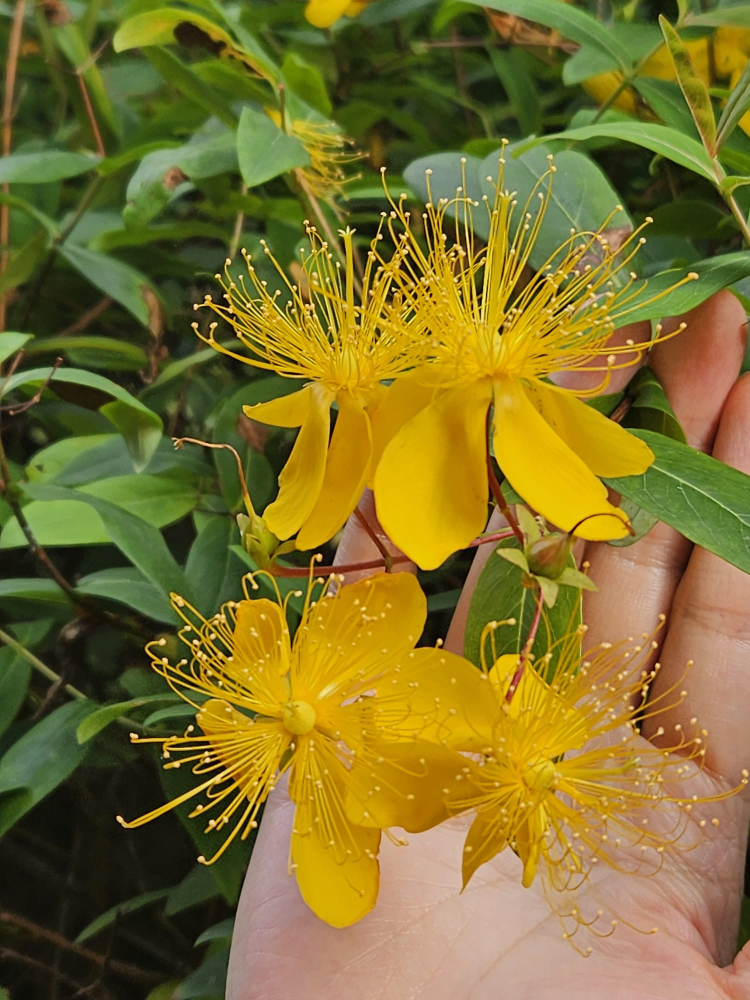
#> input picture CH11/HLS/test.jpg, 1500 x 2000 px (shown at 1/2 size)
$ jupyter execute --allow-errors zu3_image_filter.ipynb
#> lines starting #> are read from the running program, lines starting #| are printed output that depends on the picture
# HLS Image Filter on AUP-ZU3 (Zynq UltraScale+ ZU3EG)

Load a JPEG, push it through a Sobel / grayscale accelerator built with Vitis HLS
running in the programmable logic, and display the result inline.

**Before running:** put `image_filter.bit` and `image_filter.hwh` in the same
directory as this notebook, plus a JPEG named `test.jpg`.

### A note on the Mali GPU

The ZU3EG *does* contain an ARM Mali-400 MP2 in the processing system, but it
plays no part in this flow, and it can't:

- **HLS targets the PL, not the PS.** Vitis HLS compiles C/C++ into RTL for the
  FPGA fabric. The Mali is a hardened block in the processor subsystem - there is
  no path from HLS to it.
- **Mali-400 has no compute API.** It supports OpenGL ES 1.1/2.0 and OpenVG 1.1
  only. No OpenCL, no compute shaders, so no general-purpose image processing.
- **Jupyter renders in your browser.** Anything the notebook displays is encoded
  on the board, sent over the network, and drawn by the client machine. The
  board's GPU and DisplayPort output are not in that path.

If you specifically need the Mali, that's a separate project: OpenGL ES rendering
to a DRM/KMS framebuffer on the PS DisplayPort, with a monitor attached. See the
README for what that involves.

## 1. Load the overlay

[cell 1]
import time
import numpy as np
from PIL import Image
import matplotlib.pyplot as plt
from pynq import Overlay, allocate

#> (the rest of this cell did not finish here and is left out)

The register map tells you the exact names HLS generated. The 64-bit pointer
arguments are split into two 32-bit registers each — `src_1`/`src_2` and
`dst_1`/`dst_2`. If your names differ, adjust `run_filter` below to match.

Note the scalar arguments are `img_width`/`img_height`, not `width`/`height`.
That is deliberate. PYNQ builds this register map by creating a property per
register field on its `Register` class, and `Register.__init__` assigns
`self.width` — so a field named `width` shadows it with a property and the
next attribute read recurses forever:

```
RecursionError: maximum recursion depth exceeded
```

...raised by this very cell, before the accelerator is ever started. The
reserved field names are `address`, `width`, `debug` and `access`.

## 2. Load the JPEG

Decoding happens on the A53 cores via Pillow. Converting to RGBA gives 4 bytes per pixel, which matches the accelerator's packed 32-bit word.

[cell 2]
img = Image.open("test.jpg").convert("RGBA")

# Optional: cap the width at MAX_WIDTH from the HLS build.
MAX_WIDTH = 1920
if img.width > MAX_WIDTH:
    scale = MAX_WIDTH / img.width
    img = img.resize((MAX_WIDTH, int(img.height * scale)), Image.LANCZOS)

W, H = img.size
#> W = 1500; H = 2000
print(f"{W} x {H}  ({W*H/1e6:.2f} Mpixel)")
#| 1500 x 2000  (3.00 Mpixel)
plt.figure(figsize=(8, 8 * H / W))
plt.imshow(img); plt.axis("off"); plt.title("input"); plt.show()

## 3. Allocate contiguous buffers

`allocate()` returns physically-contiguous DMA-capable memory and exposes its physical address, which is what the accelerator's AXI master needs.

#> (a cell that did not finish here is left out)

## 4. Drive the accelerator

[cell 4]
MODE_GRAY, MODE_SOBEL, MODE_INVERT = 0, 1, 2

def run_filter(mode, wait=True):
    rm = filt.register_map
    sp, dp = src_buf.physical_address, dst_buf.physical_address

    rm.src_1 = sp & 0xFFFFFFFF
    rm.src_2 = (sp >> 32) & 0xFFFFFFFF
    rm.dst_1 = dp & 0xFFFFFFFF
    rm.dst_2 = (dp >> 32) & 0xFFFFFFFF
    rm.img_width  = W
    rm.img_height = H
    rm.mode       = mode

    rm.CTRL.AP_START = 1                 # kick off
    if wait:
        while rm.CTRL.AP_DONE == 0:      # poll ap_done
            pass
        dst_buf.invalidate()             # drop stale cache lines before reading
    return dst_buf

t0 = time.perf_counter()
#> (the rest of this cell did not finish here and is left out)

## 5. Display the result

#> (a cell that did not finish here is left out)

## 6. All three modes

[cell 6]
modes = [(MODE_GRAY, "grayscale"), (MODE_SOBEL, "sobel"), (MODE_INVERT, "inverted")]

fig, ax = plt.subplots(1, 3, figsize=(16, 5.5 * H / W))
#> (the rest of this cell did not finish here and is left out)

## 7. Check against a NumPy reference

Sanity check plus a rough sense of the speedup over software on the A53.

[cell 7]
def numpy_sobel(rgba):
    r = rgba[:, :, 0].astype(np.int32)
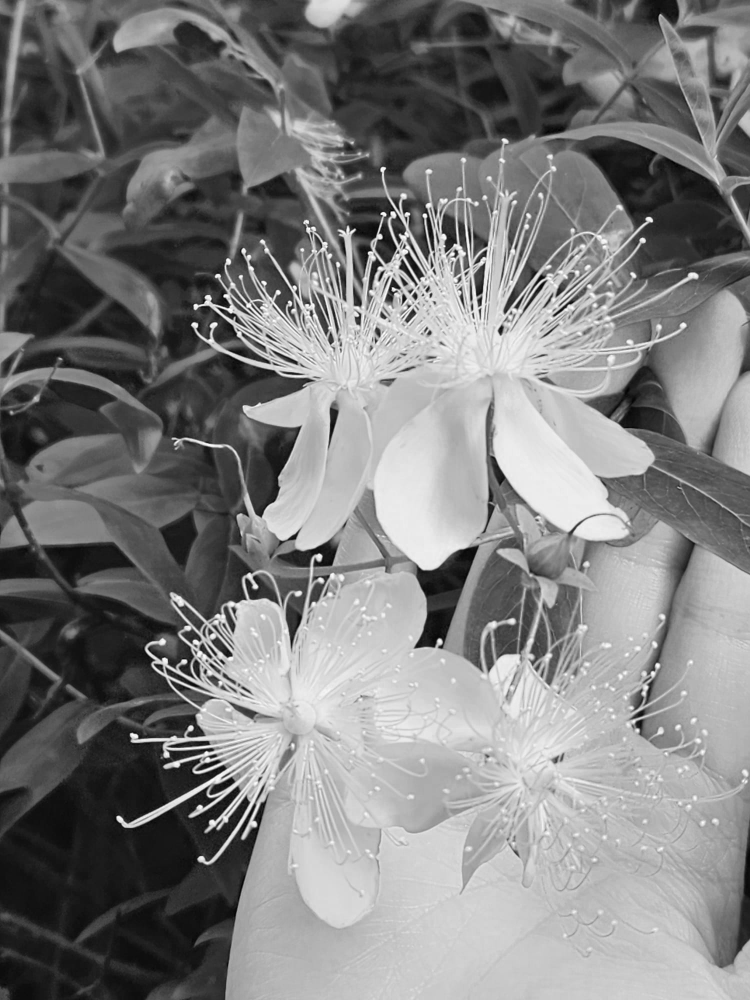
#> r: shape (2000, 1500) int32 (shown at 1/2 size); min 0, max 255, mean 125.8
    g = rgba[:, :, 1].astype(np.int32)
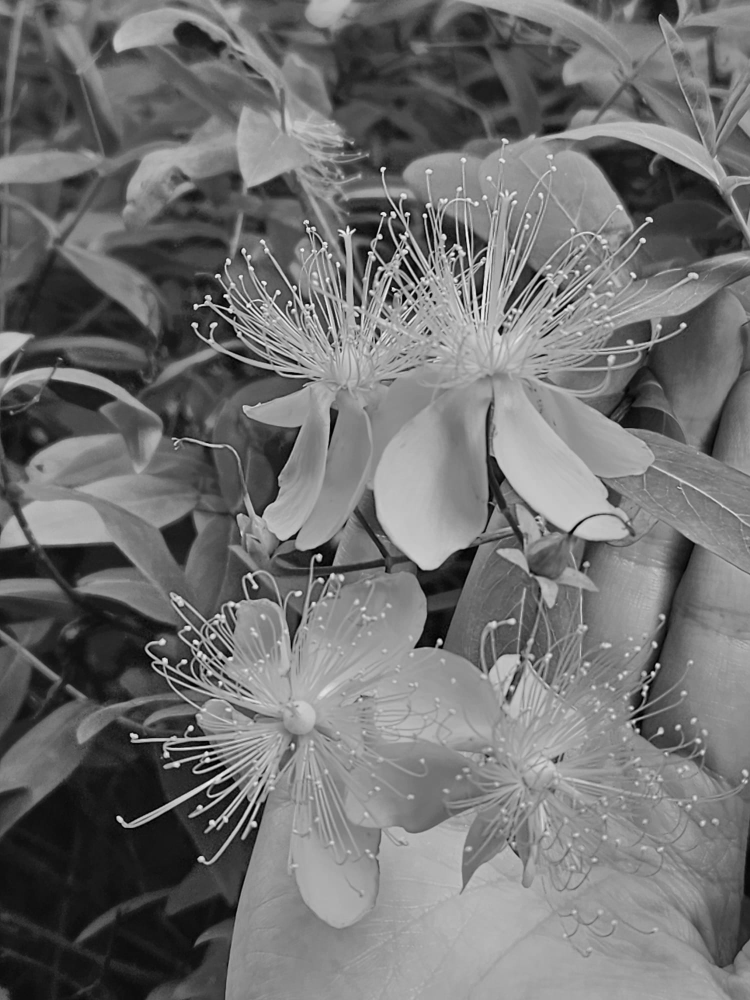
#> g: shape (2000, 1500) int32 (shown at 1/2 size); min 0, max 255, mean 112.5
    b = rgba[:, :, 2].astype(np.int32)
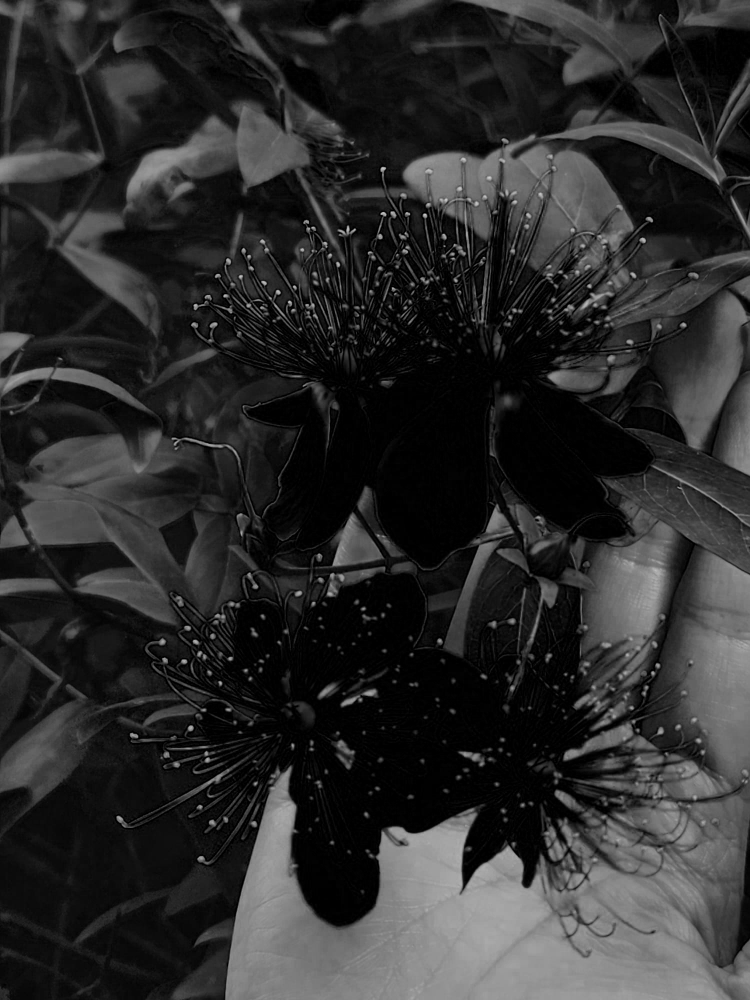
#> b: shape (2000, 1500) int32 (shown at 1/2 size); min 0, max 206, mean 43.8
    gray = ((77 * r + 150 * g + 29 * b) >> 8).astype(np.int32)
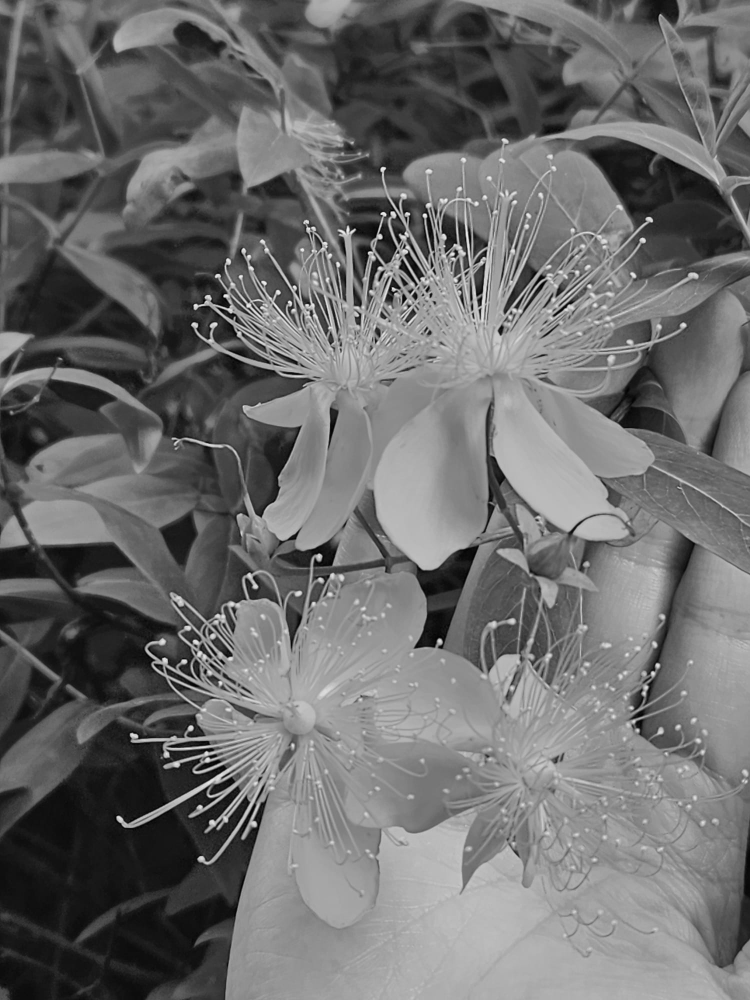
#> gray: shape (2000, 1500) int32 (shown at 1/2 size); min 0, max 249, mean 108.2

    out = np.zeros_like(gray)
    p = gray
    gx = (p[:-2, 2:] + 2 * p[1:-1, 2:] + p[2:, 2:]) - (p[:-2, :-2] + 2 * p[1:-1, :-2] + p[2:, :-2])
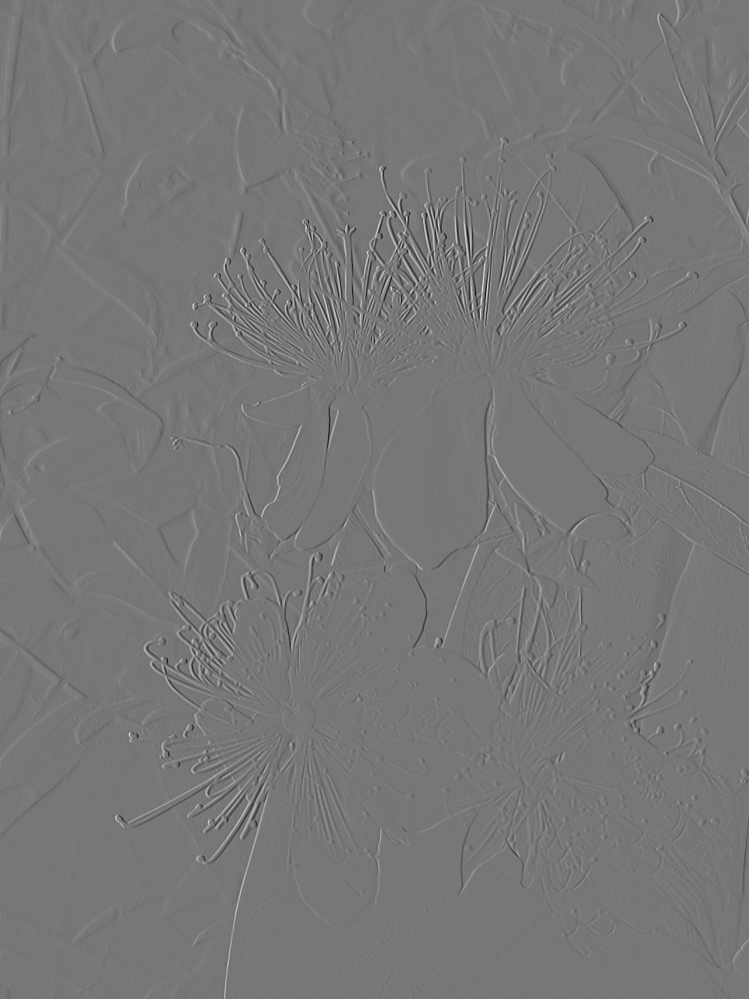
#> gx: shape (1998, 1498) int32 (shown at 1/2 size); min -724, max 824, mean 0.2; drawn with min black and max white
    gy = (p[2:, :-2] + 2 * p[2:, 1:-1] + p[2:, 2:]) - (p[:-2, :-2] + 2 * p[:-2, 1:-1] + p[:-2, 2:])
    out[1:-1, 1:-1] = np.clip(np.abs(gx) + np.abs(gy), 0, 255)
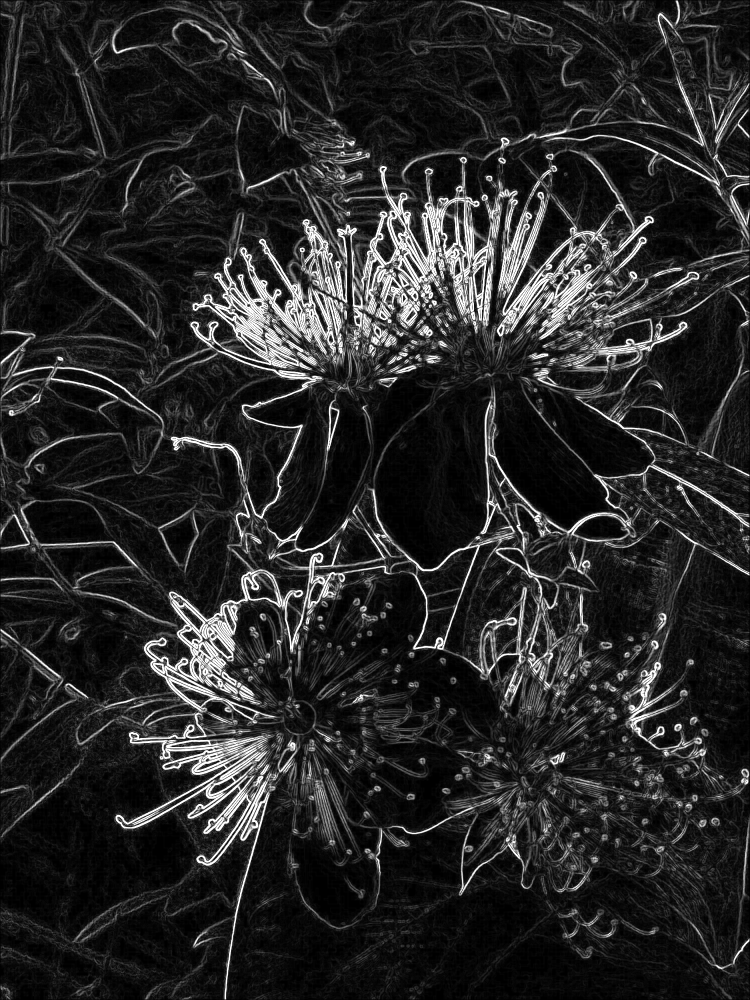
#> out: shape (2000, 1500) int32 (shown at 1/2 size); min 0, max 255, mean 39.1
    return out.astype(np.uint8)

rgba_in = np.array(img)

t0 = time.perf_counter()
ref = numpy_sobel(rgba_in)
t_sw = time.perf_counter() - t0

#> (the rest of this cell did not finish here and is left out)

hw = np.array(dst_buf)[:, :, 0]

diff = np.abs(hw.astype(np.int16) - ref.astype(np.int16))
print(f"max abs difference : {diff.max()}")
print(f"pixels differing   : {int((diff != 0).sum())} of {W*H}")
print(f"NumPy on A53       : {t_sw*1000:.2f} ms")
print(f"PL accelerator     : {t_hw*1000:.2f} ms   ->  {t_sw/t_hw:.2f}x")
